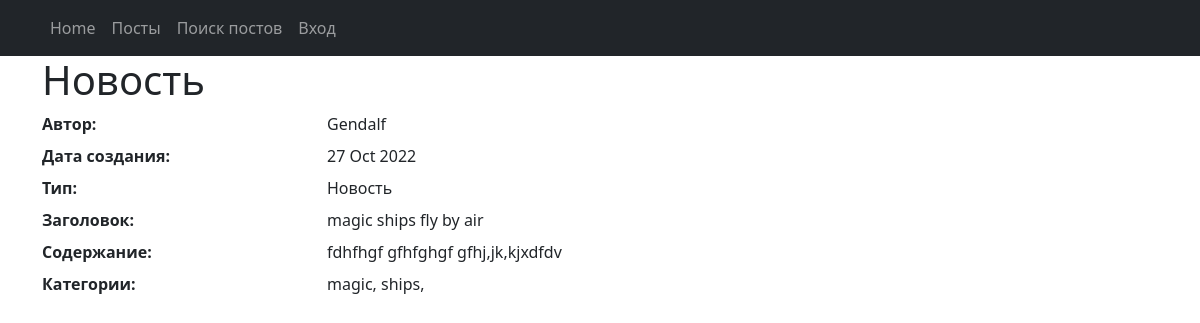
The app's page /news/163 with its own data.
### news/models.py (models this page shows, shortened)
class Post(models.Model):
    article = 'AR'
    news = 'NW'
    POSITIONS = [
        (article, 'Статья'),
        (news, 'Новость'),
    ]
    author = models.ForeignKey('Author', on_delete=models.CASCADE)
    post_type = models.CharField(
        max_length=2, choices=POSITIONS, default=news)
    time_create = models.DateTimeField(auto_now_add=True)
    category = models.ManyToManyField(
        'Category', through='Postcategory')
    head = models.CharField(max_length=128)
    text = models.TextField(default='')
    rating = models.IntegerField(default=0)

class Author(models.Model):
    auth_user = models.OneToOneField(User, on_delete=models.CASCADE)
    auth_rating = models.IntegerField(default=0)

class Category(models.Model):
    name = models.CharField(max_length=64, unique=True)
    subscribers = models.ManyToManyField(User, related_name='categories')

### news/views.py (the view)
# urls.py: path('<int:pk>', NewsDetail.as_view(), name='news_detail'),
class NewsDetail(DetailView):
    model = Post
    template_name = 'neww.html'
    context_object_name = 'neww'

### news/templatetags/custom_filters.py (called while the page is built)
@register.filter()
def censor(value, code='wolf'):
    len_1 = len(code)-1
    code_1 = code.lower().title()
    code_2 = code.lower()
    val_1 = value.replace(code_1, f'{code_1[0]}{len_1*"*"}').replace(code_2, f'{code_2[0]}{len_1*"*"}')
    return val_1

### templates/neww.html (shortened to what this page needs)
{% extends 'flatpages/default.html' %}
{% load custom_filters %}
{% block content %}
<h1>Новость</h1>
<dl class="row">
    <dt class="col-sm-3">Автор:</dt>
    <dd class="col-sm-9">{{ neww.author.auth_user.username }}</dd>
    <dt class="col-sm-3">Дата создания:</dt>
    <dd class="col-sm-9">{{ neww.time_create | date:'d M Y' }}</dd>
    <dt class="col-sm-3">Тип:</dt>
    <dd class="col-sm-9">{{ neww.get_post_type_display }}</dd>
    <dt class="col-sm-3">Заголовок:</dt>
    <dd class="col-sm-9">{{ neww.head | censor | censor:"Санитарным" |censor:"Sword"}}</dd>
    <dt class="col-sm-3">Содержание:</dt>
    <dd class="col-sm-9">{{ neww.text | censor | censor:"Санитарным"|censor:"lorem"}}</dd>
    <dt class="col-sm-3">Категории:</dt>
    <dd class="col-sm-9">
        {% for cat in neww.category.all %}
        {{cat.name}},
        {% endfor %}</dd>
</dl>
{% endblock content %}

### records on screen
Post: author.auth_user.username "Gendalf", time_create "27 Oct 2022", post_type "Новость", head|censor "magic ships fly by air", text|censor "fdhfhgf gfhfghgf gfhj,jk,kjxdfdv"
Category: name "magic"
Category: name "ships"
